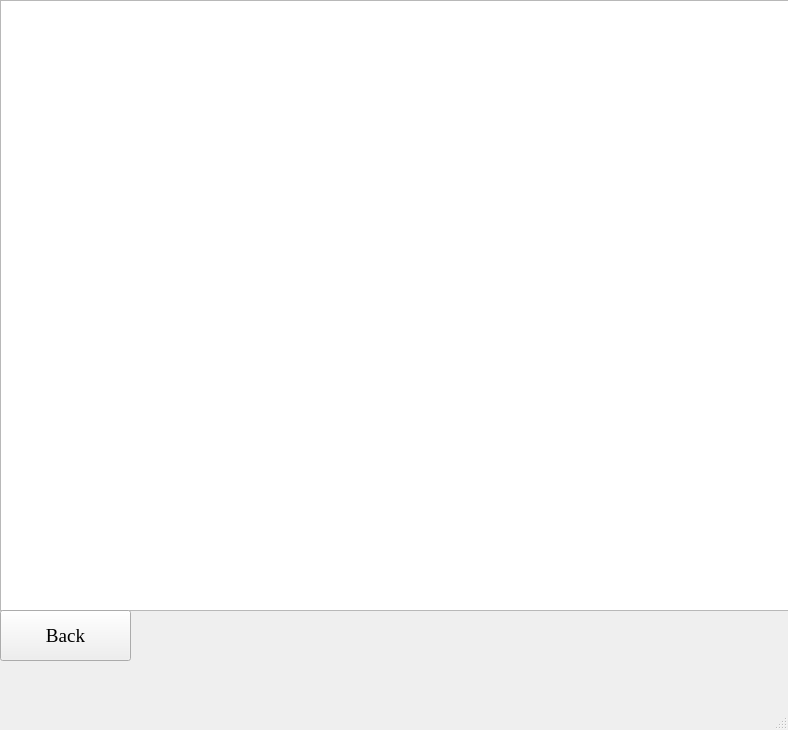
<?xml version="1.0" encoding="UTF-8"?>
<ui version="4.0">
 <class>MainWindow</class>
 <widget class="QMainWindow" name="MainWindow">
  <property name="geometry">
   <rect>
    <x>0</x>
    <y>0</y>
    <width>788</width>
    <height>730</height>
   </rect>
  </property>
  <property name="windowTitle">
   <string>MainWindow</string>
  </property>
  <widget class="QWidget" name="centralwidget">
   <widget class="QTableWidget" name="tableWidget">
    <property name="geometry">
     <rect>
      <x>0</x>
      <y>0</y>
      <width>1131</width>
      <height>611</height>
     </rect>
    </property>
    <property name="rowCount">
     <number>0</number>
    </property>
    <property name="columnCount">
     <number>0</number>
    </property>
    <attribute name="horizontalHeaderMinimumSectionSize">
     <number>50</number>
    </attribute>
    <attribute name="horizontalHeaderDefaultSectionSize">
     <number>200</number>
    </attribute>
   </widget>
   <widget class="QPushButton" name="pushButton">
    <property name="geometry">
     <rect>
      <x>0</x>
      <y>610</y>
      <width>131</width>
      <height>51</height>
     </rect>
    </property>
    <property name="font">
     <font>
      <family>Times New Roman</family>
      <pointsize>14</pointsize>
     </font>
    </property>
    <property name="text">
     <string>Back</string>
    </property>
   </widget>
  </widget>
  <widget class="QMenuBar" name="menubar">
   <property name="geometry">
    <rect>
     <x>0</x>
     <y>0</y>
     <width>788</width>
     <height>26</height>
    </rect>
   </property>
  </widget>
  <widget class="QStatusBar" name="statusbar"/>
 </widget>
 <resources/>
 <connections/>
</ui>
